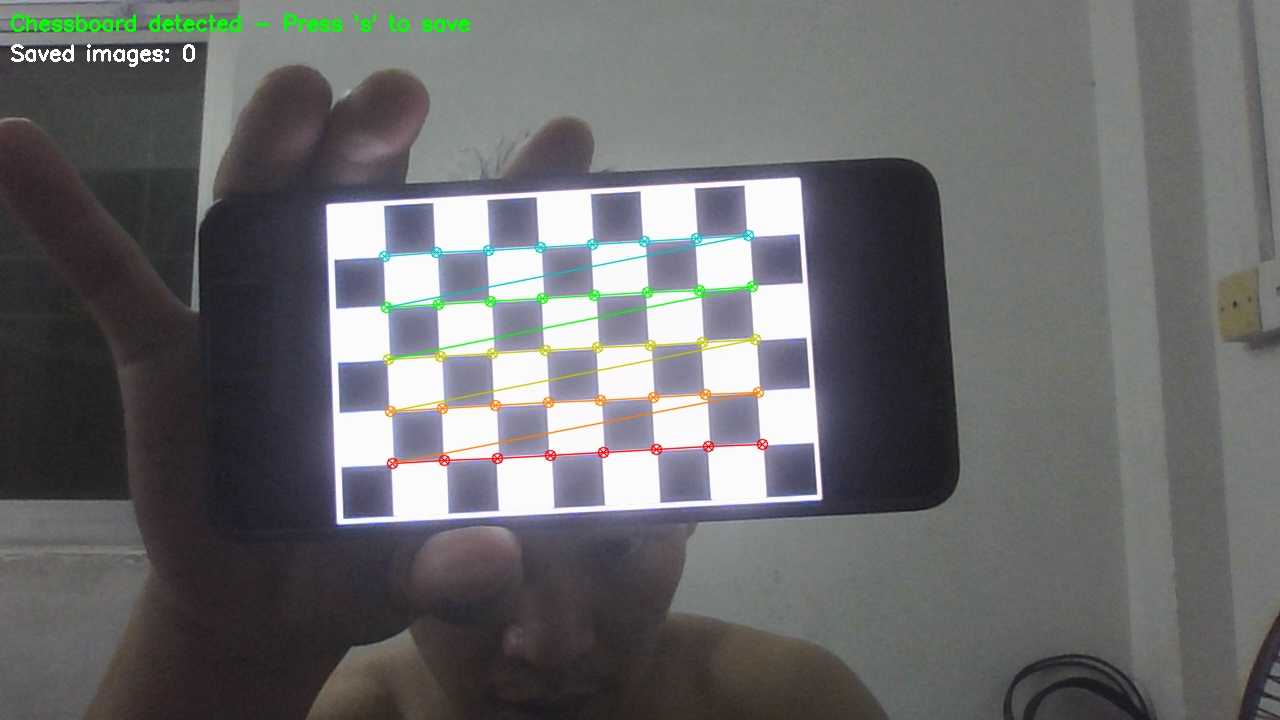
#> input picture SLAM/calibration_images/calib_000.jpg, 1280 x 720 px, given in place of the camera
$ python corner1.py
#> lines starting #> are read from the running program, lines starting #| are printed output that depends on the picture; after the words box and inside, x2 and y2 are one past the last pixel; in counts of white or black regions, pixels touching at a corner belong together
import cv2
import numpy as np
import time

def optimized_corner_detection():
    # 打开默认摄像头（摄像头0）
    cap = cv2.VideoCapture(0)

    # 设置摄像头分辨率
    cap.set(cv2.CAP_PROP_FRAME_WIDTH, 1280)
    cap.set(cv2.CAP_PROP_FRAME_HEIGHT, 720)
    cap.set(cv2.CAP_PROP_FPS, 30)  # 设置帧率

    if not cap.isOpened():
        print("无法打开摄像头")
        return

    # 优化角点检测参数（针对1280x720分辨率）
    feature_params = dict(
        maxCorners=200,           # 增加最大角点数量以适应更高分辨率
        qualityLevel=0.01,        # 降低质量水平以检测更多角点
        minDistance=10,           # 增加最小距离以避免角点过于密集
        blockSize=9,              # 增加块大小以适应更高分辨率
        useHarrisDetector=False,  # 使用Shi-Tomasi方法
        k=0.04                    # Harris角点检测器的自由参数
    )

    # 创建CLAHE对象（限制对比度自适应直方图均衡化）
    clahe = cv2.createCLAHE(clipLimit=2.0, tileGridSize=(8, 8))

    print("开始实时角点检测，按'q'键退出")

    # 性能监控变量
    prev_time = time.time()
    fps = 0

    while True:
        # 读取帧
        ret, frame = cap.read()
#> frame is the input picture: shape (720, 1280, 3); mean B, G, R 108, 106.8, 106.4
        if not ret:
            print("无法获取帧")
            break

        # 转换为灰度图像
        gray = cv2.cvtColor(frame, cv2.COLOR_BGR2GRAY)
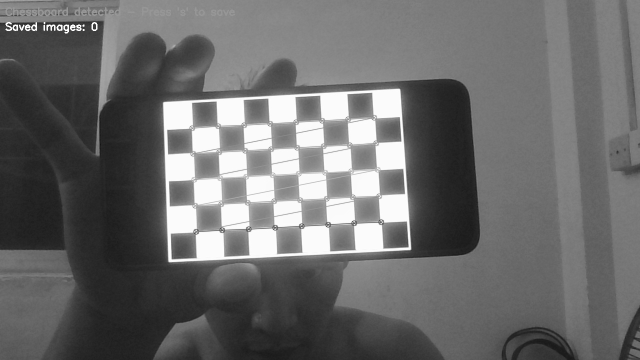
#> gray: shape (720, 1280) (shown at 1/2 size); min 17, max 255, mean 106.8

        # 应用CLAHE增强对比度，有助于角点检测
        gray = clahe.apply(gray)
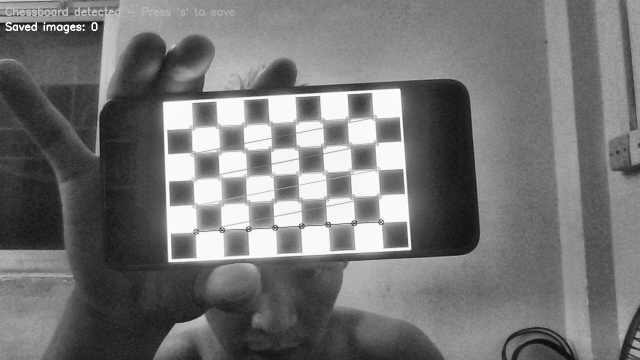
#> gray: shape (720, 1280) (shown at 1/2 size); min 12, max 255, mean 116.2

        # 使用高斯模糊减少噪声
        gray_blur = cv2.GaussianBlur(gray, (5, 5), 0)

        # 使用Shi-Tomasi方法检测角点
        corners = cv2.goodFeaturesToTrack(gray_blur, mask=None, **feature_params)
#> corners = 200 rows, first 8: [133, 52], [104, 52], [32, 52], [120, 58], [188, 58], [189, 47], [69, 58], [165, 51]

        # 绘制角点
        if corners is not None:
            corners = np.int8(corners)
#> corners = 200 rows, first 8: [-123, 52], [104, 52], [32, 52], [120, 58], [-68, 58], [-67, 47], [69, 58], [-91, 51]
            for i, corner in enumerate(corners):
                x, y = corner.ravel()
                # 根据角点质量绘制不同大小的圆
                cv2.circle(frame, (x, y), 4, (0, 255, 0), -1)
                # 在强角点处绘制外圈
                if i % 5 == 0:  # 每5个角点选一个作为强角点
                    cv2.circle(frame, (x, y), 6, (0, 0, 255), 1)
#> this loop made 200 passes
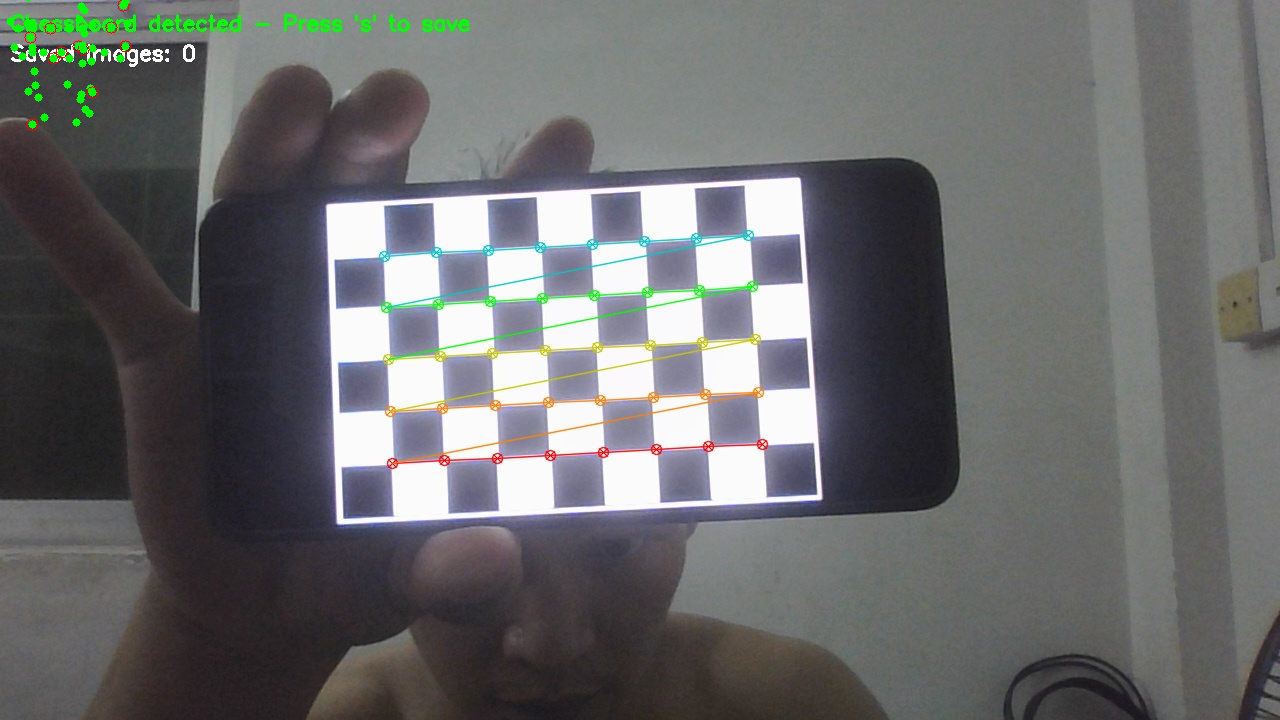
#> frame: shape (720, 1280, 3); 0.28% of pixels changed, all inside (x1, y1, x2, y2) = (6, 0, 132, 131)

        # 计算并显示FPS
        current_time = time.time()
        fps = 0.9 * fps + 0.1 * (1 / (current_time - prev_time))
        prev_time = current_time

        # 在图像上显示信息
        cv2.putText(frame, f"FPS: {int(fps)}", (10, 30),
                   cv2.FONT_HERSHEY_SIMPLEX, 0.8, (255, 255, 255), 2)
        cv2.putText(frame, f"Corners: {len(corners) if corners is not None else 0}", (10, 60),
                   cv2.FONT_HERSHEY_SIMPLEX, 0.8, (255, 255, 255), 2)
        cv2.putText(frame, "Resolution: 1280x720", (10, 90),
                   cv2.FONT_HERSHEY_SIMPLEX, 0.8, (255, 255, 255), 2)
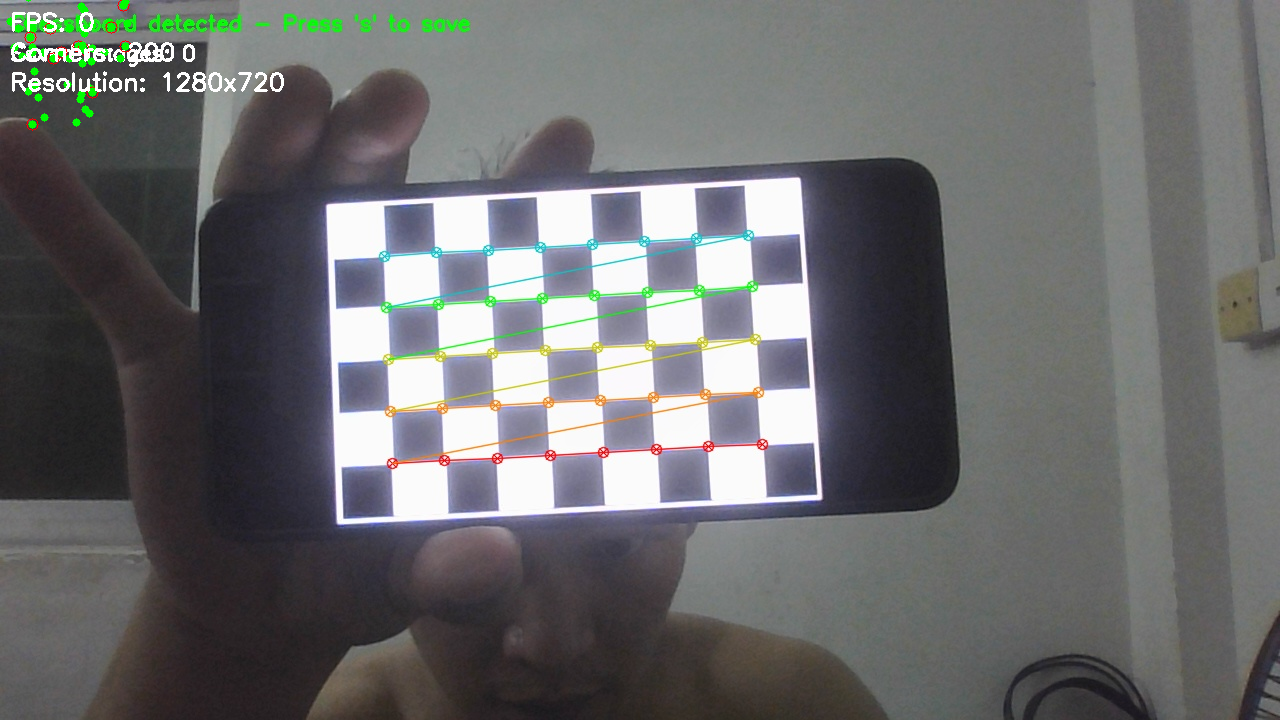
#> frame: shape (720, 1280, 3); mean B, G, R 108.4, 107.5, 106.9

        # 显示结果
        cv2.imshow('Optimized Corner Detection', frame)

        # 按'q'键退出
        if cv2.waitKey(1) & 0xFF == ord('q'):
#> (key q is pressed here)
            break

    # 释放资源
    cap.release()
    cv2.destroyAllWindows()

if __name__ == "__main__":
    optimized_corner_detection()

$ run again, on SLAM/calibration_images/calib_001.jpg
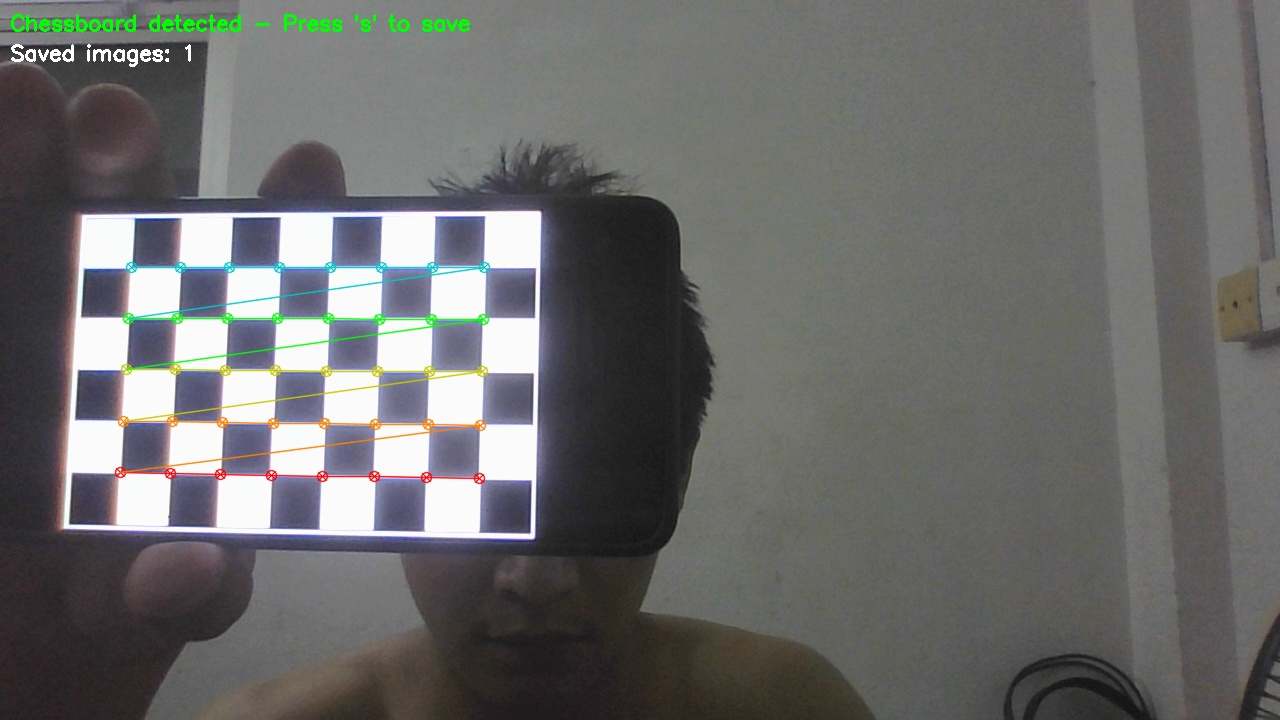
#> input picture SLAM/calibration_images/calib_001.jpg, 1280 x 720 px, given in place of the camera
#> in optimized_corner_detection, frame is the input picture: shape (720, 1280, 3); mean B, G, R 106.7, 107.6, 107.5
#> in optimized_corner_detection, `gray = clahe.apply(gray)`:
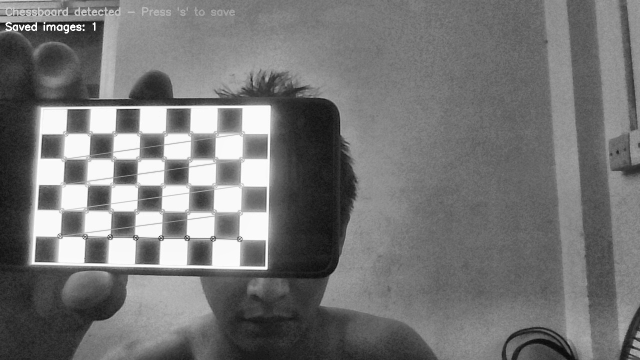
#> gray: shape (720, 1280) (shown at 1/2 size); min 9, max 255, mean 117.4
#> in optimized_corner_detection, `corners = cv2.goodFeaturesToTrack(gray_blur, mask=None, **feature_para..`: corners = 200 rows, first 8: [133, 52], [104, 52], [32, 52], [120, 58], [69, 58], [61, 52], [165, 51], [14, 47]
#> in optimized_corner_detection, `corners = np.int8(corners)`: corners = 200 rows, first 8: [-123, 52], [104, 52], [32, 52], [120, 58], [69, 58], [61, 52], [-91, 51], [14, 47]
#> the loop in optimized_corner_detection, `for i, corner in enumerate(corners):` made 200 passes
#> in optimized_corner_detection, `cv2.putText(frame, "Resolution: 1280x720", (10, 90), cv2.FONT_HERSHEY_..`:
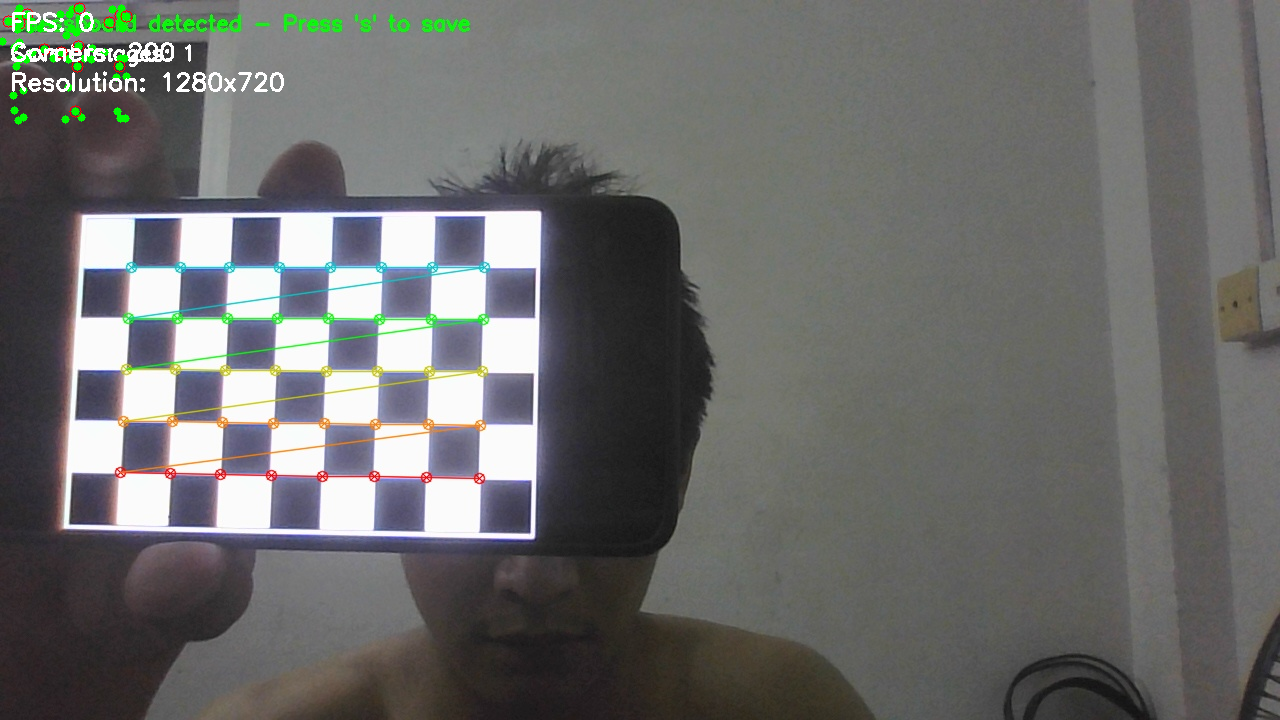
#> frame: shape (720, 1280, 3); mean B, G, R 107, 108.4, 107.9

$ run again, on SLAM/calibration_images/calib_002.jpg
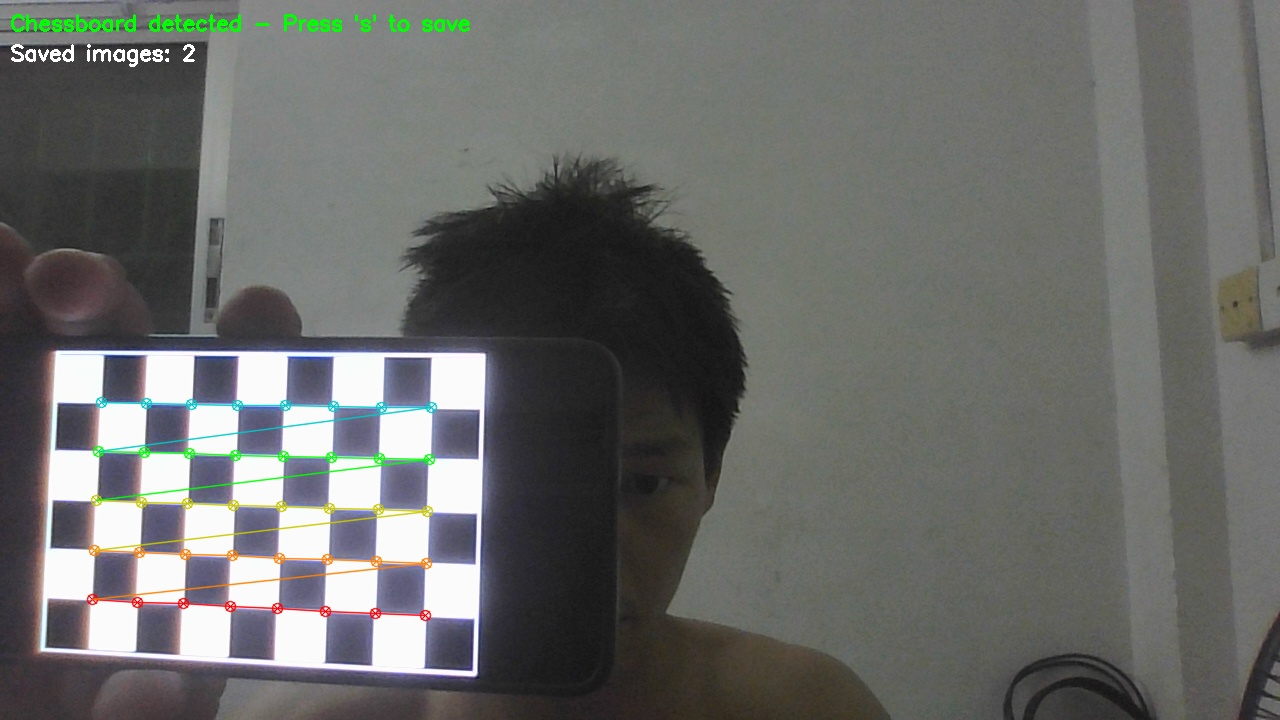
#> input picture SLAM/calibration_images/calib_002.jpg, 1280 x 720 px, given in place of the camera
#> in optimized_corner_detection, frame is the input picture: shape (720, 1280, 3); mean B, G, R 104.9, 107.4, 106
#> in optimized_corner_detection, `gray = clahe.apply(gray)`:
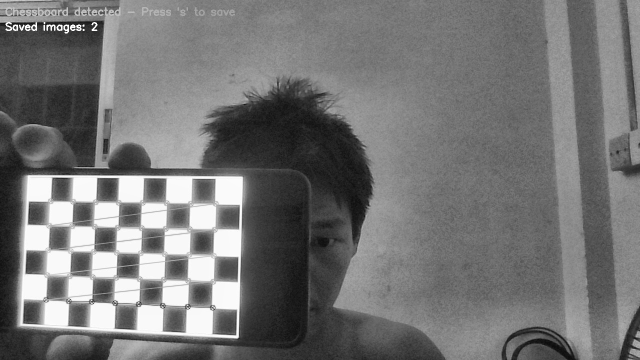
#> gray: shape (720, 1280) (shown at 1/2 size); min 10, max 255, mean 116.4
#> in optimized_corner_detection, `corners = cv2.goodFeaturesToTrack(gray_blur, mask=None, **feature_para..`: corners = 200 rows, first 8: [133, 52], [190, 47], [104, 52], [120, 58], [32, 52], [69, 58], [164, 58], [61, 52]
#> in optimized_corner_detection, `corners = np.int8(corners)`: corners = 200 rows, first 8: [-123, 52], [-66, 47], [104, 52], [120, 58], [32, 52], [69, 58], [-92, 58], [61, 52]
#> the loop in optimized_corner_detection, `for i, corner in enumerate(corners):` made 200 passes
#> in optimized_corner_detection, `cv2.putText(frame, "Resolution: 1280x720", (10, 90), cv2.FONT_HERSHEY_..`:
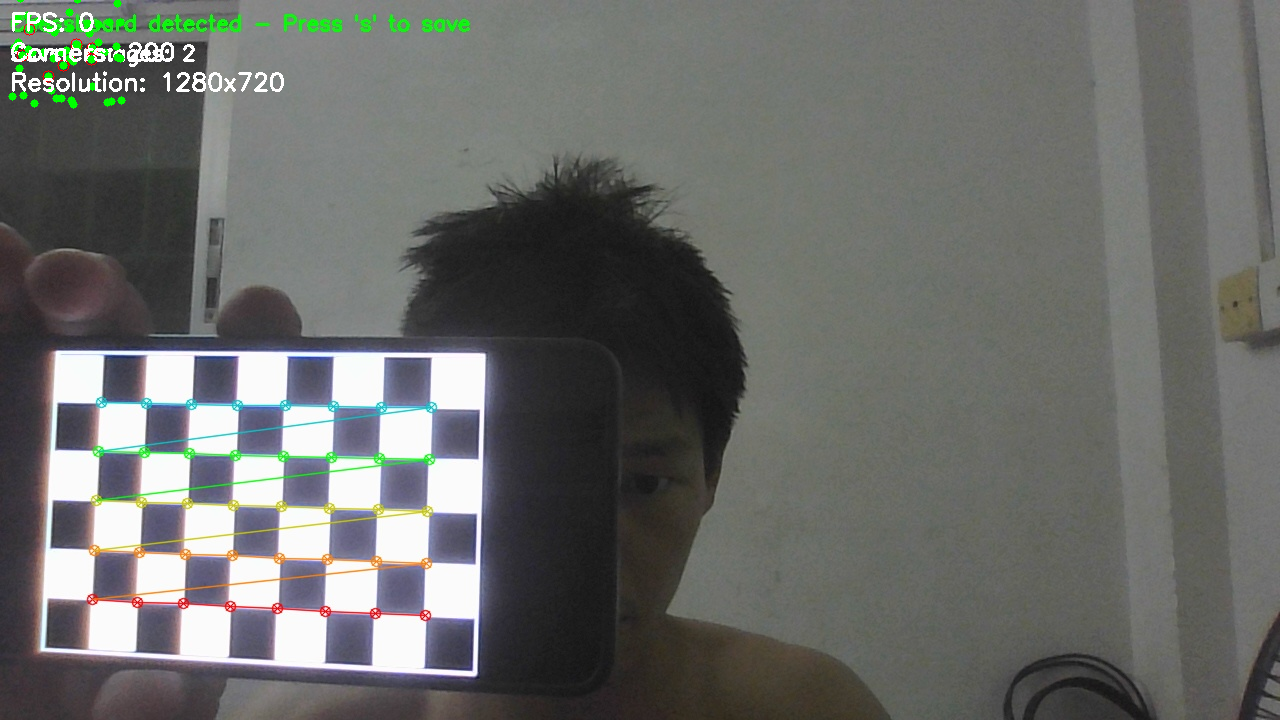
#> frame: shape (720, 1280, 3); mean B, G, R 105.3, 108.2, 106.5
